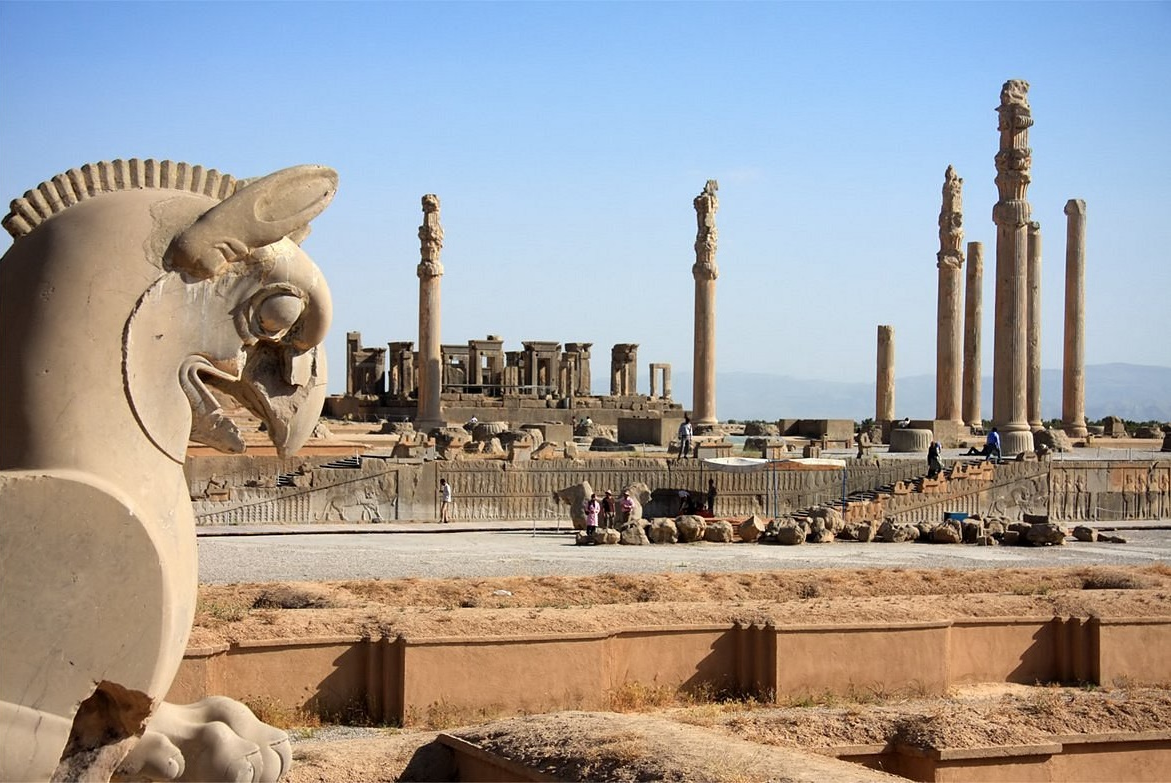
%> input picture CA3/1/picture.png, 1171 x 783 px
$ octave p1.m   (GNU Octave 9; MATLAB toolbox functions it lacks are replaced by stand-ins)
%> lines starting %> are read from the running program, lines starting %| are printed output that depends on the picture; in (x1, y1, x2, y2) boxes, pixels count from 0 and x2, y2 are one past the last pixel; in counts of white or black regions, pixels touching at a corner belong together; the program's own positions count from 1
clc
clearvars;

number = 32;
dec2bin(0:31,5);
mapset = cell(2, number);
alphabet = 'abcdefghijklmnopqrstuvwxyz .,!";';

for i = 1:number
    mapset{1,i} = alphabet(i);
    mapset{2,i} = dec2bin(i-1, 5);
end

%%%%%%%%%%%%%%%%%%%%%%%%%%

image = imread("picture.png");
%> image is the input picture: size 783x1171x3 uint8; mean R, G, B 160.6, 155.5, 152.6
image = rgb2gray(image);
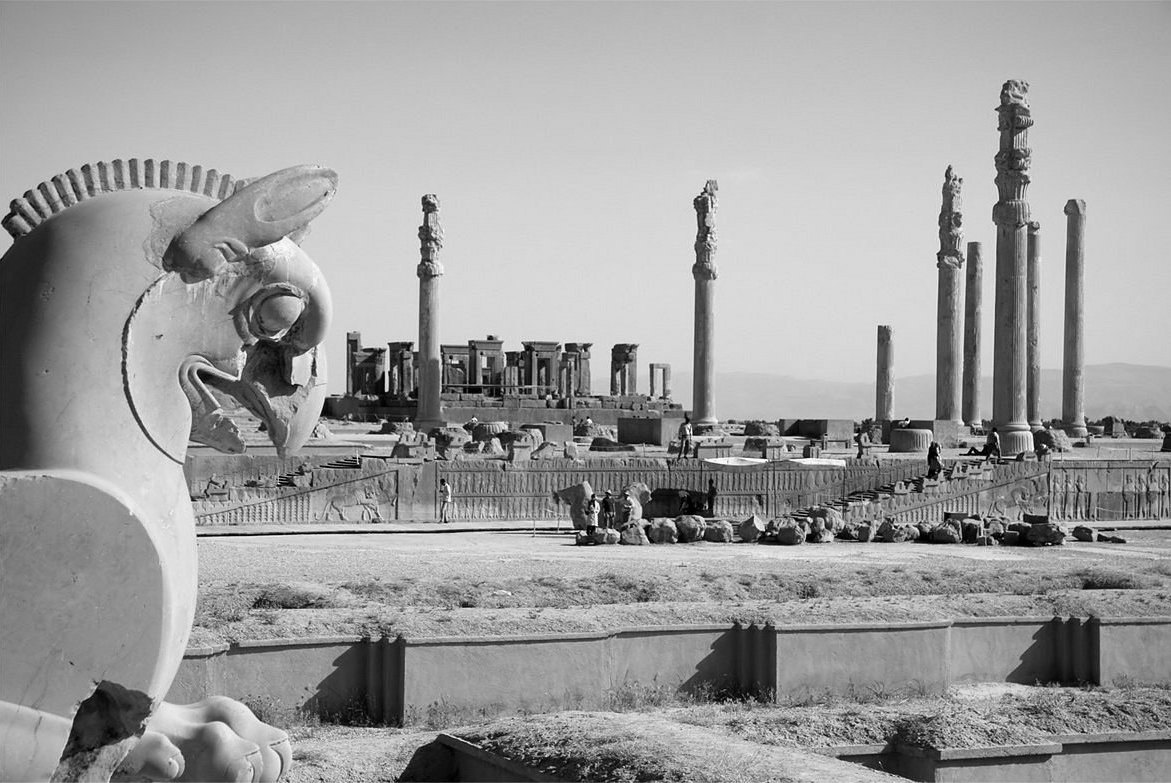
%> image: size 783x1171 uint8; min 0, max 255, mean 156.7

message='signal;';
message_len=length(message);
message_binary=cell(1,message_len);

for i = 1:message_len
    current_char=message(i);
    index=strcmp(current_char,mapset(1,:));
    message_binary(i) = mapset(2,index);
end


binarymessage_encoded=cell2mat(message_binary);
binarymessage_len=length(binarymessage_encoded);
encoded_image =image;

for i = 1:binarymessage_len
    vals=image(i);
    valsbin1=dec2bin(vals);
    valsbin1(end)=binarymessage_encoded(i);
    encoded_image (i)=bin2dec(valsbin1);
end
%> this loop made 35 passes
%> vals on passes 1 to 12: 147, 137, 140, 142, 141, 141, 139, 144, 141, 141, 141, 142
%> encoded_image: size 783x1171 uint8; under 0.01% of pixels changed, all inside (x1, y1, x2, y2) = (0, 1, 1, 29)
encrypted_filename = 'encrypted_image.png';
imwrite(encoded_image , encrypted_filename);

subplot(1,2,1);
imshow(image);
title("Original photo")
subplot(1,2,2);
imshow(encoded_image);
title("Encrypted photo")
